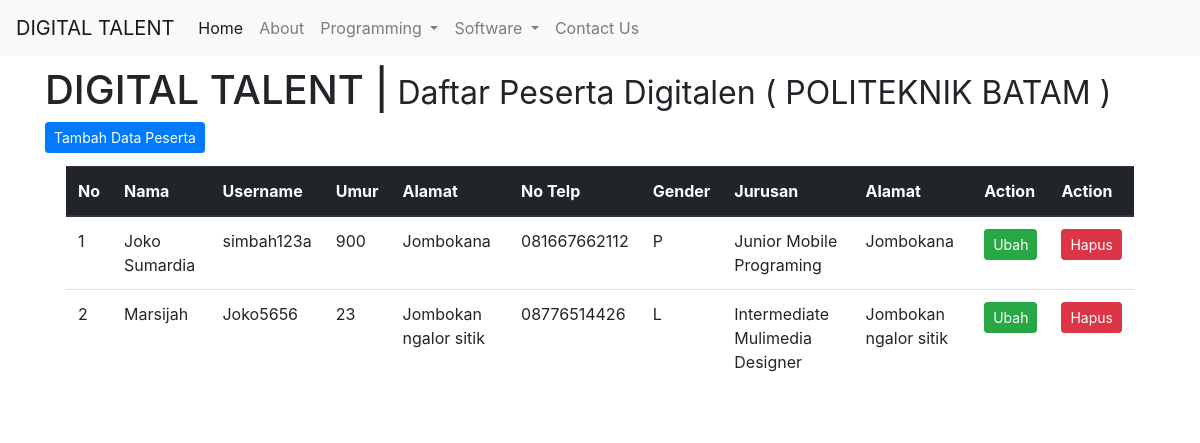
The page / on the database its author committed.
### tables this page shows
CREATE TABLE `siswa` (
  `id_siswa` int(11) NOT NULL,
  `alamat` varchar(50) NOT NULL,
  `nama` varchar(50) NOT NULL,
  `username` varchar(50) NOT NULL,
  `jk` enum('L','P') NOT NULL,
  `jurusan` varchar(50) NOT NULL,
  `no_tlp` varchar(12) NOT NULL,
  `umur` varchar(3) NOT NULL
);

### index.php (the view, shortened to what this page needs)
<!DOCTYPE html>
<html>
<head>
	<link rel="stylesheet" href="css/bootstrap.min.css"/>
   <link rel="stylesheet" href="https://maxcdn.bootstrapcdn.com/bootstrap/4.0.0-beta/css/bootstrap.min.css">
</head>
<?php
include 'koneksi.php';
 ?>
<body>
<nav class="navbar navbar-expand-lg navbar-light bg-light">
  <a class="navbar-brand" href="#">DIGITAL TALENT</a>
  <div class="collapse navbar-collapse" id="navbarNavDropdown">
    <ul class="navbar-nav">
      <li class="nav-item active">
        <a class="nav-link" href="#">Home <span class="sr-only">(current)</span></a>
      </li>
      <li class="nav-item">
        <a class="nav-link" href="#">About</a>
      </li>
      <li class="nav-item dropdown">
        <a class="nav-link dropdown-toggle" href="#" id="navbarDropdownMenuLink" data-toggle="dropdown" aria-haspopup="true" aria-expanded="false">
          Programming
        </a>
      </li>
      <li class="nav-item dropdown">
        <a class="nav-link dropdown-toggle" href="#" id="navbarDropdownMenuLink" data-toggle="dropdown" aria-haspopup="true" aria-expanded="false">
          Software
        </a>
      </li>
      <li class="nav-item">
        <a class="nav-link" href="#">Contact Us</a>
      </li>
    </ul>
  </div>
</nav>
    <div class="container">
      <div class="row" style="margin-top: 10px">
        <div class="col-md-12">
        <h1> DIGITAL TALENT  |<small> Daftar Peserta Digitalen ( POLITEKNIK BATAM )</small> </h1>
        <a href="form_add.php" type="button" class="btn btn-primary btn-sm"><i class="fa fa-plus" aria-hidden="true"></i> Tambah Data Peserta</a>
          <div class="alert alert-none" role="alert">
	<table class="table">
  <thead class="thead-dark">
    <tr>
      <th scope="col">No</th>
      <th scope="col">Nama</th>
      <th scope="col">Username</th>
      <th scope="col">Umur</th>
      <th scope="col">Alamat</th>
      <th scope="col">No Telp</th>
      <th scope="col">Gender</th>
      <th scope="col">Jurusan</th>
      <th scope="col">Alamat</th>
      <th scope="col">Action</th>
      <th scope="col">Action</th>
    </tr>
  </thead>
  <tbody>
    <tr>
      <?php
      	$no = 1;
      	$data=mysqli_query($koneksi,"select*from siswa ORDER BY id_siswa ASC");
        		while($i=mysqli_fetch_array($data)){?>
      <td><?=$no++?></td>
      <td><?=$i['nama']?></td>
      <td><?=$i['username']?></td>
      <td><?=$i['umur']?></td>
      <td><?=$i['alamat']?></td>
      <td><?=$i['no_tlp']?></td>
      <td><?=$i['jk']?></td>
      <td>
      	<?php
      		if($i['jurusan']=='junior_web_programing'){
      			echo "Junior Web Programing";
      		}elseif($i['jurusan']=='junior_mobile_programing'){
      			echo "Junior Mobile Programing";
      		}elseif ($i['jurusan']=='junior_grapics_designer') {
      			echo "Junior Grapics Designer";
      		}elseif ($i['jurusan']=='intermediate_multimedia_designer') {
      			echo "Intermediate Mulimedia Designer";
      		}
      	 ?>
      </td>
      <td><?=$i['alamat']?></td>
      <td><a href="form_edit.php?id_siswa=<?= $i['id_siswa']?>" type="button" class="btn btn-success btn-sm">Ubah</a></td>
      <td><a href="hapus.php?id_siswa=<?= $i['id_siswa']?>" onclick="return confirm('yakin Ingin Menghapus?')"
                       class="btn btn-danger btn-sm">Hapus <i class="fa fa-trash"></i></a></td>
    </tr>
      <?php } ?>
  </tbody>
</table>
</div>
</body>
</html>

### rows shown on the page
siswa: nama "Joko Sumardia", username "simbah123a", umur "900", alamat "Jombokana", no_tlp "081667662112", jk "P", shows "Junior Mobile Programing"
siswa: nama "Marsijah", username "Joko5656", umur "23", alamat "Jombokan ngalor sitik", no_tlp "08776514426", jk "L", shows "Intermediate Mulimedia Designer"
